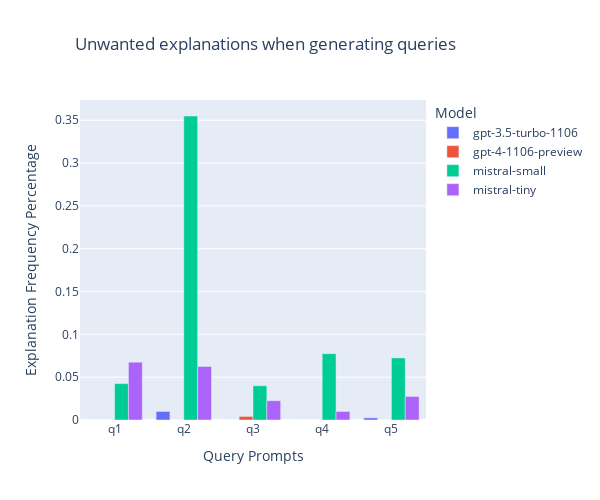

The notebook cell this image was saved under:
### Code cell
melted_df = pd.melt(seed_df, id_vars=['model'], value_vars=['q1_answer_explanation', 'q2_answer_explanation', 'q3_answer_explanation', 'q4_answer_explanation', 'q5_answer_explanation'],
                    var_name='query', value_name='operator')

# Group by 'model' and sum the answers for each question
summed_df = melted_df.groupby(['model', 'query']).sum().reset_index()
summed_df['count'] = melted_df.groupby(['model', 'query']).count().reset_index()['operator']
summed_df['operator']  = summed_df['operator']/summed_df['count']



summed_df['query'] = summed_df['query'].apply(lambda x: x.rstrip("_answer_explanation"))
#custom_labels = {'q1_answer_explanation': 'q1', 'q2_answer_explanation': 'q2', 'q3_answer_explanation': 'q3', 'q4_answer_explanation': 'q4', 'q5_answer_explanation': 'q5', 'guided_query_explanation': 'guided query'}
#custom_labels = ['q1','q2','q3','q4','q5','guided_query']

fig = px.bar(summed_df, x='query', y='operator', color='model',
             title='Unwanted explanations when generating queries',
             labels={'query': 'Query Prompts', 'operator': 'Explanation Frequency Percentage', 'model': 'Model'},
     )

# Customize layout if needed
fig.update_layout(barmode='group', xaxis={'type': 'category'}, width=600, height=500, title_x=0.125)

# Show the plot
fig.show()

### Figure 1 — Plotly figure (JSON) as saved in the notebook; plotly's stock layout.template omitted (floating-point values rounded to 4 significant figures)
{"data": [{"alignmentgroup": "True", "hovertemplate": "Model=gpt-3.5-turbo-1106<br>Query Prompts=%{x}<br>Explanation Frequency Percentage=%{y}<extra></extra>", "legendgroup": "gpt-3.5-turbo-1106", "marker": {"color": "#636efa", "pattern": {"shape": ""}}, "name": "gpt-3.5-turbo-1106", "offsetgroup": "gpt-3.5-turbo-1106", "orientation": "v", "showlegend": true, "textposition": "auto", "type": "bar", "x": ["q1", "q2", "q3", "q4", "q5"], "xaxis": "x", "y": [0, 0.01, 0, 0, 0.0025], "yaxis": "y"}, {"alignmentgroup": "True", "hovertemplate": "Model=gpt-4-1106-preview<br>Query Prompts=%{x}<br>Explanation Frequency Percentage=%{y}<extra></extra>", "legendgroup": "gpt-4-1106-preview", "marker": {"color": "#EF553B", "pattern": {"shape": ""}}, "name": "gpt-4-1106-preview", "offsetgroup": "gpt-4-1106-preview", "orientation": "v", "showlegend": true, "textposition": "auto", "type": "bar", "x": ["q1", "q2", "q3", "q4", "q5"], "xaxis": "x", "y": [0, 0, 0.004167, 0, 0], "yaxis": "y"}, {"alignmentgroup": "True", "hovertemplate": "Model=mistral-small<br>Query Prompts=%{x}<br>Explanation Frequency Percentage=%{y}<extra></extra>", "legendgroup": "mistral-small", "marker": {"color": "#00cc96", "pattern": {"shape": ""}}, "name": "mistral-small", "offsetgroup": "mistral-small", "orientation": "v", "showlegend": true, "textposition": "auto", "type": "bar", "x": ["q1", "q2", "q3", "q4", "q5"], "xaxis": "x", "y": [0.0425, 0.355, 0.04, 0.0775, 0.0725], "yaxis": "y"}, {"alignmentgroup": "True", "hovertemplate": "Model=mistral-tiny<br>Query Prompts=%{x}<br>Explanation Frequency Percentage=%{y}<extra></extra>", "legendgroup": "mistral-tiny", "marker": {"color": "#ab63fa", "pattern": {"shape": ""}}, "name": "mistral-tiny", "offsetgroup": "mistral-tiny", "orientation": "v", "showlegend": true, "textposition": "auto", "type": "bar", "x": ["q1", "q2", "q3", "q4", "q5"], "xaxis": "x", "y": [0.0675, 0.0625, 0.0225, 0.01, 0.0275], "yaxis": "y"}], "layout": {"barmode": "group", "height": 500, "legend": {"title": {"text": "Model"}, "tracegroupgap": 0}, "title": {"text": "Unwanted explanations when generating queries", "x": 0.125}, "width": 600, "xaxis": {"anchor": "y", "autorange": true, "domain": [0, 1], "range": [-0.5, 4.5], "title": {"text": "Query Prompts"}, "type": "category"}, "yaxis": {"anchor": "x", "autorange": true, "domain": [0, 1], "range": [0, 0.3737], "title": {"text": "Explanation Frequency Percentage"}, "type": "linear"}}}
